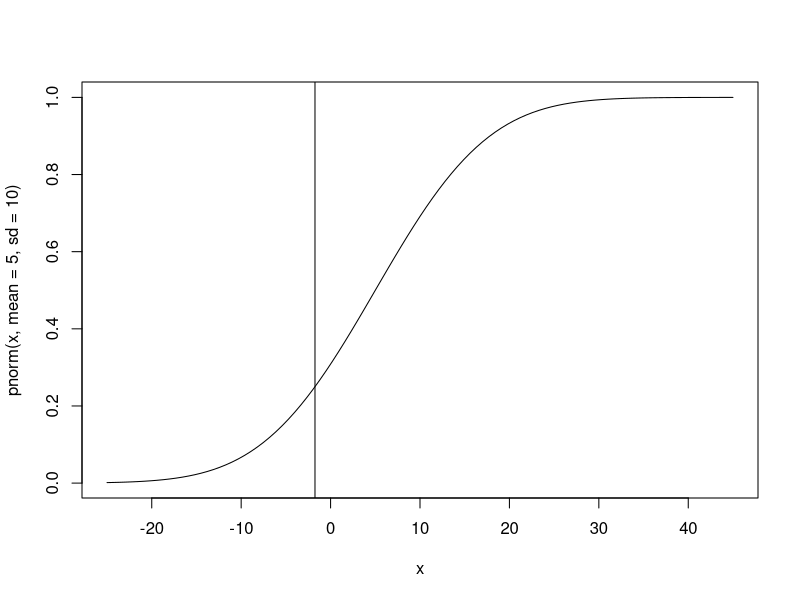
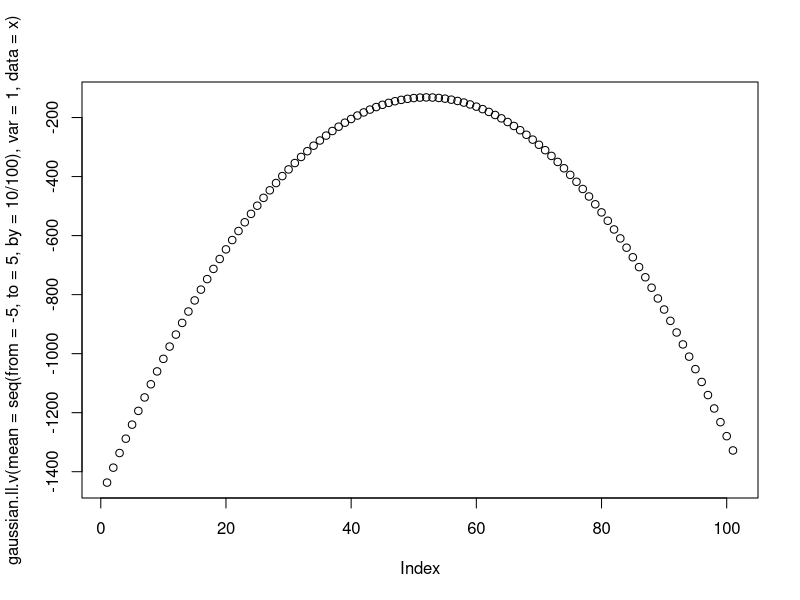

Generate these figures, in order, with R:
## ---- chunk 1
#' This function calculates the cumulative distribution for a guassian random variable. 
#' 
#' @param x The x variable is a vector of all the values being run through the function
#' @param mean This is the mean of the distribution
#' @param var This is the variance of the distribution
#' 
#' @return cdf This w ill return the cdf of the normal distribution for a given set of numbers
pgauss<- function(x, mean = 0, var = 1){
  cdf<-rep(NA, length(x))
  for(i in 1:length(x)){
    cdf[i]<-integrate(f=function(x) dnorm(x, mean=mean, sd=sqrt(var)), lower=-Inf, upper=x[i])[[1]]
  
  }
    return(cdf)
}

## ---- chunk 2
1 - pgauss(3, 1, 2) # Find probability

1- pnorm(3, mean=1, sd=sqrt(2)) # Check answer
## ---- chunk 3
curve(pnorm(x, mean = 5, sd = 10), from = -25, to = 45) # Plot CDF
abline(v=qnorm(0.25, mean = 5, sd =10)) # Add vertical line
## ---- chunk 4
#'
#'
#'
#'
#'
#'

qgauss <- function(q, mean = 0, var=1){
  a.vector <- rep(0, length(q))
  for(i in 1:length(q)){
    a <- function(x) pgauss(x, mean, var) - q[i]
    a.vector[i] <- uniroot(a, c(mean-3*sqrt(var), mean+3*sqrt(var)))[[1]]
  }
  return(a.vector)
}
## ---- chunk 5
qgauss(0.25, 5, 100)
qnorm(0.25, mean=5, sd=10)
## ---- chunk 6
#' Compute the log-likelihood function for a Gaussian random sample
#'
#' @param mean the presumed mean (mu)
#' @param var for the assumed variance (sigma^2)
#' @param data a vector containing the sample (x1,x1,...xn)
#' @return the value of the log-likelihood function for the sample

gaussian.ll <- function(mean, var, data) {
  n <- length(data)
  
  sum <- 0
  
  for (i in 1:n) {
    sum <- sum + (data[i] - mean)^2
  }
  
  log.likelihood <- (-n/2)*log(2*pi*var) - (1/(2*var))*sum
  
  return(log.likelihood)
}

gaussian.ll(mean = 0, var = 1, data = c(1, 2, 3, 4, 5)) # Check to make sure function works

log.l <- (-5/2)*log(2*pi) - (1/2)*(1 + 4 + 9 + 16 + 25)

log.l # Same answer so the function runs and gives correct output
## ---- chunk 7
#' A vectorized version of gaussian.ll()
#'
#' @param mean a vector containing a range of mean (mu) values
#' @param var for the assumed variance (sigma^2)
#' @param data a vector containing the sample (x1,x1,...xn)
#' @return the values of the log-likelihood function for the sample

gaussian.ll.v <- function(mean, var, data) {
  n <- length(data)
  
  sum.vector <- rep(0, length(mean))
  
  for (k in 1:length(mean)) {
    
    sum <- 0
    
    mean.to.use <- mean[k]
    
  for (i in 1:n) {
    
    sum <- sum + (data[i] - mean.to.use)^2
    
  }
    sum.vector[k] <- sum
  
  }
  log.likelihood <- rep(0, length(mean))
  
  for (h in 1:length(mean)) {
    log.likelihood[h] <- (-n/2)*log(2*pi*var) - (1/(2*var))*sum.vector[h]
  }
  
  return(log.likelihood)
}

gaussian.ll.v(mean = c(0,1), var = 1, data = c(1,2,3)) # Check that function works

check1 <- (-3/2)*log(2*pi) - (1/2)*(14) # Log-likelihood for first mean

check1 # Correct output

check2 <- (-3/2)*log(2*pi) - (1/2)*(5) # Log-likelihood for second mean

check2 # Correct output
## ---- chunk 8
set.seed(1) # Set seed so the random sample does not change each time the code runs

x <- rnorm(100, mean = 0, sd = 1) # Create vector x with a random sample of size 100 from a Gaussian distribution with mean 0 and variance 1

plot(gaussian.ll.v(mean = seq(from = -5, to = 5, by = 10/100), var = 1, data = x)) # Plot the log-likelihood function 

seq(from = -5, to = 5, by = 10/100)[52] # From the plot, approx the 52nd element of the mean range (sequence) is the maximizing value of the mean
